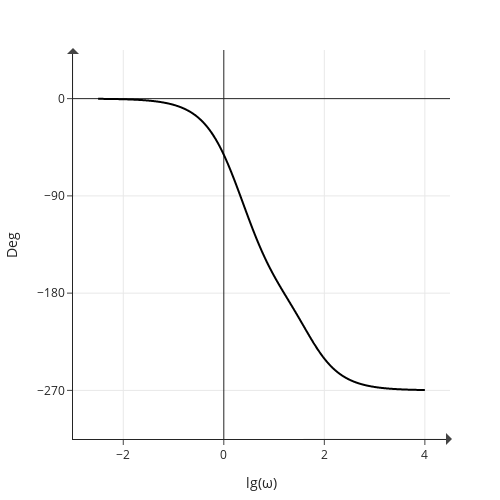

The notebook cell this image was saved under:
### Code cell
W_lg = np.linspace(-2.5, 4, 1001)
WS = ws(np.power(10,W_lg))
argWS = np.arctan2(WS.imag, WS.real) * 180 / np.pi
argWS[argWS > 0] -= 360

print(np.arctan2(ws(np.power(10,1)).imag, ws(np.power(10,1)).real) * 180 / np.pi)

W_lin = np.linspace(W_lg[0], W_lg[len(W_lg)-1], 1000)

fig = go.Figure()

# fig.add_trace(
#     go.Scatter(
#         x=W_lin, y=-90*np.ones(len(W_lin)), name="Lm", line_shape='spline',
#         line=dict(color='rgba(0, 0, 0, 0.3)', width = 2)
#         )
#     )

def AperiodicFunction(x, T):
    if x < np.log10(1/T/10):
        return 0
    elif x <= np.log10(1/T/10) + 2:
        return -45*(x-np.log10(1/T/10))
    else:
        return -90
    
def DerevativeFunction(x, T):
    if x < np.log10(1/T/10):
        return 0
    elif x <= np.log10(1/T/10) + 2:
        return 45*(x-np.log10(1/T/10))
    else:
        return 90

# fig.add_trace(
#     go.Scatter(
#         x=W_lin, y=list(map(AperiodicFunction, W_lin, 0.5*np.ones(len(W_lin)))), name="Lm", line_shape='spline',
#         line=dict(color='rgba(0, 0, 0, 0.3)', width = 2)
#         )
#     )

# fig.add_trace(
#     go.Scatter(
#         x=W_lin, y=list(map(AperiodicFunction, W_lin, 0.01*np.ones(len(W_lin)))), name="Lm", line_shape='spline',
#         line=dict(color='rgba(0, 0, 0, 0.3)', width = 2)
#         )
#     )

# fig.add_trace(
#     go.Scatter(
#         x=W_lin, y=list(map(DerevativeFunction, W_lin, 1*np.ones(len(W_lin)))), name="Lm", line_shape='spline',
#         line=dict(color='rgba(0, 0, 0, 0.3)', width = 2)
#         )
#     )

# fig.add_trace(
#     go.Scatter(
#         x=W_lin, y=-90*np.ones(len(W_lin)) 
#                     +list(map(AperiodicFunction, W_lin, 0.2*np.ones(len(W_lin)))) 
#                     +list(map(AperiodicFunction, W_lin, 0.02*np.ones(len(W_lin)))),
#         # mode='lines+markers',
#         line=dict(color='gray')
#         )
#     )

fig.add_trace(
    go.Scatter(
        x=W_lg, y=argWS, name="Lm", line_shape='spline',
        # mode='lines+markers',
        line=dict(color='black')
        )
    )

fig.update_layout(
    # title='ЛАЧХ',  
    autosize=False,
    width=500, height=500,
    margin=dict(l=50, r=50, b=50, t=50),
    template='simple_white',
    xaxis_title=r'lg(ω)',
    yaxis_title=r'Deg'
    )

fig.update_yaxes(tick0=0, dtick=90)

fig.update_xaxes(zeroline=True)
fig.update_yaxes(zeroline=True)

fig.update_xaxes(showgrid=True)
fig.update_yaxes(showgrid=True)

fig.update_yaxes(range=[-270-45, 0+45])
fig.update_xaxes(range=[-3, 4.5])

fig.add_annotation(
    x=4.5, y=-270-45,
    text="",
    ax=-150, ay=0,
    xshift=2,
    yshift=0,
    showarrow=True,
    arrowsize=20,
    arrowwidth=0.1,
    arrowhead=1
    )

fig.add_annotation(
    x=-3, y=0+45,
    text="",
    ax=0, ay=150,
    xshift=0,
    yshift=2,
    showarrow=True,
    arrowsize=20,
    arrowwidth=0.1,
    arrowhead=1
    )
fig.update_layout(showlegend=False)
fig.show()
plotly.io.write_image(fig, 'Численный ЛФЧХ замкнутой системы.pdf', format='pdf')

### Figure 1 — Plotly figure (JSON) as saved in the notebook; plotly's stock layout.template omitted (floating-point values rounded to 4 significant figures; data arrays with more than 128 entries replaced by an {"elided": "..."} marker saying what was removed)
{"data": [{"line": {"color": "black", "shape": "spline"}, "name": "Lm", "type": "scatter", "x": {"elided": "1001 float values"}, "y": {"elided": "1001 float values"}}], "layout": {"annotations": [{"arrowhead": 1, "arrowsize": 20, "arrowwidth": 0.1, "ax": -150, "ay": 0, "showarrow": true, "text": "", "x": 4.5, "xshift": 2, "y": -315, "yshift": 0}, {"arrowhead": 1, "arrowsize": 20, "arrowwidth": 0.1, "ax": 0, "ay": 150, "showarrow": true, "text": "", "x": -3, "xshift": 0, "y": 45, "yshift": 2}], "autosize": false, "height": 500, "margin": {"b": 50, "l": 50, "r": 50, "t": 50}, "showlegend": false, "width": 500, "xaxis": {"range": [-3, 4.5], "showgrid": true, "title": {"text": "lg(ω)"}, "zeroline": true}, "yaxis": {"dtick": 90, "range": [-315, 45], "showgrid": true, "tick0": 0, "title": {"text": "Deg"}, "zeroline": true}}}
